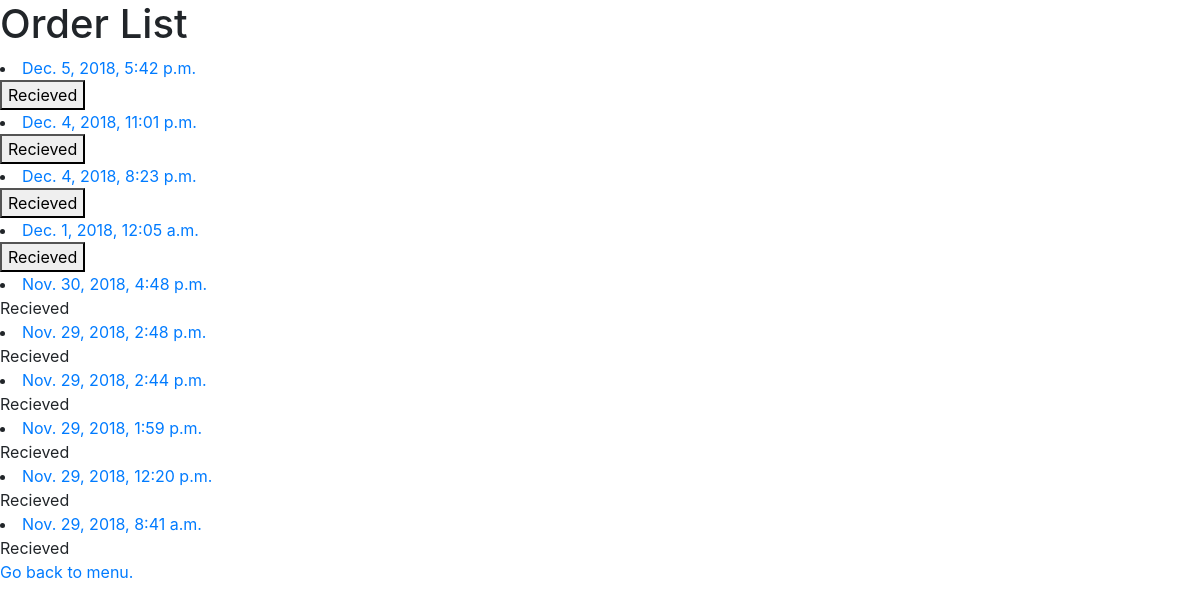
Page /user/order (signed in) on the committed database.
### orders/models.py (models this page shows, shortened)
class Order(models.Model):
    user = models.ForeignKey(User, on_delete=models.CASCADE, related_name='order')
    items = models.ManyToManyField(OrderItem, related_name='order')
    subtotal = models.IntegerField('Shipment Total', default=0)
    order_time = models.DateTimeField('Order placed', default=timezone.now)
    contact = models.CharField(max_length=100)
    billing_address = models.CharField(max_length=100)
    shipping_address = models.CharField(max_length=100)
    message = models.CharField(max_length=50, blank=True)
    ORDERED = 'Ordered'
    SHIPPING = 'On Shipping'
    DELIVERED = 'Delivered'
    STATUS_CHOCIES = (
        (ORDERED, 'Ordered'),
        (SHIPPING, 'On Shipping'),
        (DELIVERED, 'Delivered')
    )
    status = models.CharField(max_length=16, choices=STATUS_CHOCIES, default=ORDERED)
    recieved = models.BooleanField(default=False)

### orders/views.py (the view, shortened to what this page needs)
# urls.py: path('user/order', login_required(views.OrderList.as_view(), login_url='/login'), name='order_list'),
class OrderList(ListView):
    def get_queryset(self):
        orders = Order.objects.filter(user=self.request.user).order_by('-order_time')
        return orders

### orders/templates/orders/order_list.html (shortened to what this page needs)
{% extends "base_orders.html" %}
{% block content %}
<h1>Order List</h1>
{% for order in order_list %}
    <li><a href="{% url 'order_detail' order.id %}">{{ order.order_time }}</a></li>
    {% if not order.recieved %}
        <form action="{% url 'order_list' %}", method="POST">
            <button name="recieved" value="{{ order.id }}">Recieved</button>
        </form>
        {% else %}
            Recieved
    {% endif %}
{% endfor %}
<br>
<a href="{% url 'index' %}">Go back to menu.</a>
{% endblock %}

### rows in the picture
Order: order_time "Dec. 5, 2018, 5:42 p.m.", {{ order.id }} 25 (drawn)
Order: order_time "Dec. 4, 2018, 11:01 p.m.", {{ order.id }} 24 (drawn)
Order: order_time "Dec. 4, 2018, 8:23 p.m.", {{ order.id }} 23 (drawn)
Order: order_time "Dec. 1, 2018, 12:05 a.m.", {{ order.id }} 21 (drawn)
Order: order_time "Nov. 30, 2018, 4:48 p.m.", recieved "Recieved"
Order: order_time "Nov. 29, 2018, 2:48 p.m.", recieved "Recieved"
Order: order_time "Nov. 29, 2018, 2:44 p.m.", recieved "Recieved"
Order: order_time "Nov. 29, 2018, 1:59 p.m.", recieved "Recieved"
Order: order_time "Nov. 29, 2018, 12:20 p.m.", recieved "Recieved"
Order: order_time "Nov. 29, 2018, 8:41 a.m.", recieved "Recieved"
